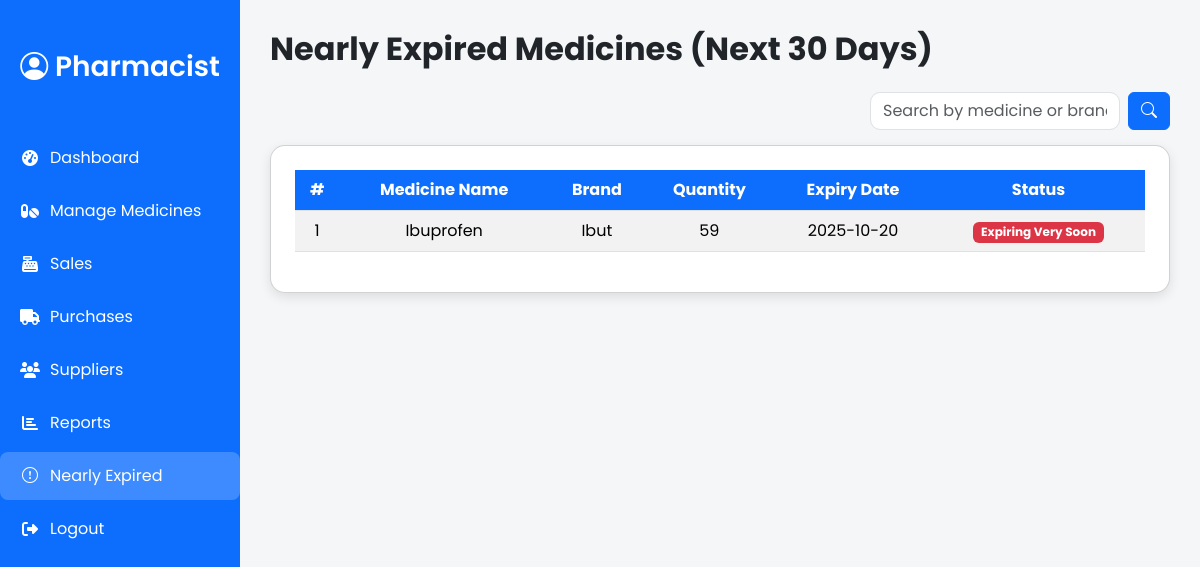
Page /nearly_expire_drugs.php on the committed database.
### tables this page shows
CREATE TABLE IF NOT EXISTS medicines (
    medicine_id INT AUTO_INCREMENT PRIMARY KEY,
    name VARCHAR(100) NOT NULL,
    brand_name VARCHAR(100),
    description TEXT,
    unit_price DECIMAL(10,2) NOT NULL,
    quantity INT NOT NULL DEFAULT 0,
    expiry_date DATE,
    created_at TIMESTAMP DEFAULT CURRENT_TIMESTAMP
);

### nearly_expire_drugs.php (the view, shortened to what this page needs)
<?php
include 'connect.php';
$pharmacist_name = isset($_SESSION['pharmacist_name']) ? $_SESSION['pharmacist_name'] : 'Pharmacist';
$search = isset($_GET['search']) ? trim($_GET['search']) : '';
$query = "
    SELECT name, brand_name, quantity, expiry_date
    FROM medicines
    WHERE expiry_date BETWEEN CURDATE() AND DATE_ADD(CURDATE(), INTERVAL 30 DAY)
";
$query .= " ORDER BY expiry_date ASC";
$stmt = $conn->prepare($query);
$stmt->execute();
$drugs = $stmt->fetchAll(PDO::FETCH_ASSOC);
?>
<!DOCTYPE html>
<html lang="en">
<head>
<link href="https://cdn.jsdelivr.net/npm/bootstrap@5.3.2/dist/css/bootstrap.min.css" rel="stylesheet">
<link href="https://cdn.jsdelivr.net/npm/bootstrap-icons@1.11.1/font/bootstrap-icons.css" rel="stylesheet">
<link rel="stylesheet" href="https://cdnjs.cloudflare.com/ajax/libs/font-awesome/6.4.0/css/all.min.css">
</head>
<body>
<nav class="sidebar">
  <div class="sidebar-profile">
    <h3><i class="bi bi-person-circle"></i> <?= htmlspecialchars($pharmacist_name) ?></h3>
  </div>
  <a href="pharmacist_dashboard.php"><i class="fas fa-tachometer-alt"></i> Dashboard</a>
  <a href="manage_medicines.php"><i class="fas fa-pills"></i> Manage Medicines</a>
  <a href="pharmacist_sales.php"><i class="fas fa-cash-register"></i> Sales</a>
  <a href="purchases.php"><i class="fas fa-truck"></i> Purchases</a>
  <a href="suppliers.php"><i class="fas fa-users"></i> Suppliers</a>
  <a href="pharmacist_report.php"><i class="fas fa-chart-bar"></i> Reports</a>
  <a href="nearly_expire_drugs.php" class="active"><i class="bi bi-exclamation-circle"></i> Nearly Expired</a>
  <a href="home.php"><i class="fas fa-sign-out-alt"></i> Logout</a>
</nav>
<div class="main-content">
  <h2 class="fw-bold mb-4">Nearly Expired Medicines (Next 30 Days)</h2>
  <form method="GET" class="search-bar">
    <input type="text" name="search" class="form-control" placeholder="Search by medicine or brand..." value="<?= htmlspecialchars($search) ?>">
    <button class="btn btn-primary ms-2"><i class="bi bi-search"></i></button>
  </form>
  <?php if (empty($drugs)) : ?>
      <div class="alert alert-info">No medicines are nearing expiry within the next 30 days.</div>
  <?php else: ?>
  <div class="card p-4">
    <div class="table-container">
      <table class="table table-striped align-middle text-center">
        <thead>
          <tr>
            <th>#</th>
            <th>Medicine Name</th>
            <th>Brand</th>
            <th>Quantity</th>
            <th>Expiry Date</th>
            <th>Status</th>
          </tr>
        </thead>
        <tbody>
          <?php
          $i = 1;
          $today = new DateTime();
          foreach ($drugs as $drug) {
              $expiry = new DateTime($drug['expiry_date']);
              $diff = $today->diff($expiry)->days;
              $status = ($diff <= 10) ? "<span class='badge bg-danger'>Expiring Very Soon</span>" : "<span class='badge bg-warning text-dark'>Nearing Expiry</span>";
              echo "<tr>
                  <td>{$i}</td>
                  <td>{$drug['name']}</td>
                  <td>{$drug['brand_name']}</td>
                  <td>{$drug['quantity']}</td>
                  <td>{$drug['expiry_date']}</td>
                  <td>{$status}</td>
              </tr>";
              $i++;
          }
          ?>
        </tbody>
      </table>
    </div>
  </div>
  <?php endif; ?>
</div>
</body>
</html>

### nearly_expire_drugs.php (style rules this page uses)
body { font-family: 'Poppins', sans-serif; display: flex; min-height: 100vh; margin: 0; background-color: #f4f6f8; }
.sidebar { width: 240px; background-color: #0d6efd; color: #fff; display: flex; flex-direction: column; padding-top: 30px; position: fixed; height: 100vh; }
.sidebar-profile { text-align: center; margin-bottom: 30px; }
.sidebar-profile h3 { color: #fff; margin: 0; padding: 20px 0; font-weight: 600; }
.sidebar a { color: #fff; text-decoration: none; display: flex; align-items: center; padding: 12px 20px; border-radius: 8px; margin-bottom: 5px; transition: 0.3s; }
.sidebar a i { margin-right: 10px; min-width: 20px; text-align: center; }
.sidebar a:hover, .sidebar a.active { background: rgba(255,255,255,0.2); }
.main-content { flex: 1; margin-left: 240px; padding: 30px; overflow: hidden; }
.card { border-radius: 15px; box-shadow: 0 4px 12px rgba(0,0,0,0.1); }
.table-container { max-height: 70vh; overflow-y: auto; scrollbar-width: thin; }
.table th { background-color: #0d6efd; color: #fff; position: sticky; top: 0; z-index: 2; }
.search-bar { display: flex; justify-content: flex-end; margin-bottom: 15px; }
.search-bar input { width: 250px; border-radius: 10px; }

### rows in the picture
medicines: name "Ibuprofen", brand_name "Ibut", quantity "59", expiry_date "2025-10-20", shows "Expiring Very Soon"

### other values in the picture
$pharmacist_name "Pharmacist"
